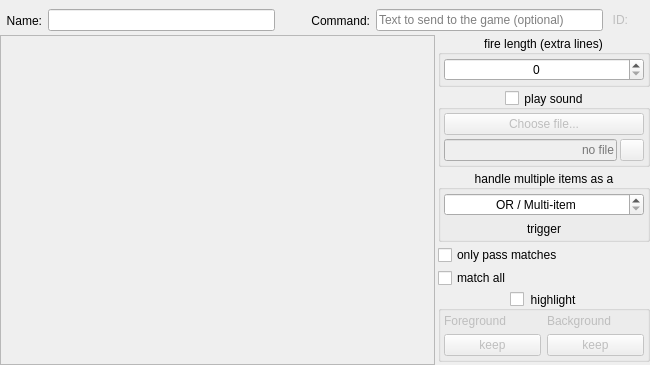
<?xml version="1.0" encoding="UTF-8"?>
<ui version="4.0">
 <class>trigger_main_area</class>
 <widget class="QWidget" name="trigger_main_area">
  <property name="geometry">
   <rect>
    <x>0</x>
    <y>0</y>
    <width>650</width>
    <height>240</height>
   </rect>
  </property>
  <property name="sizePolicy">
   <sizepolicy hsizetype="Preferred" vsizetype="Preferred">
    <horstretch>0</horstretch>
    <verstretch>0</verstretch>
   </sizepolicy>
  </property>
  <layout class="QGridLayout" name="gridLayout_triggers_main_area" rowstretch="0,1" columnstretch="1,0">
   <property name="leftMargin">
    <number>0</number>
   </property>
   <property name="topMargin">
    <number>0</number>
   </property>
   <property name="rightMargin">
    <number>0</number>
   </property>
   <property name="bottomMargin">
    <number>0</number>
   </property>
   <property name="spacing">
    <number>3</number>
   </property>
   <item row="0" column="0" colspan="2">
    <widget class="QWidget" name="widget_top" native="true">
     <property name="sizePolicy">
      <sizepolicy hsizetype="Expanding" vsizetype="Minimum">
       <horstretch>0</horstretch>
       <verstretch>0</verstretch>
      </sizepolicy>
     </property>
     <property name="autoFillBackground">
      <bool>true</bool>
     </property>
     <layout class="QHBoxLayout" name="horizontalLayout_widget_top" stretch="0,1,0,0,1,0">
      <property name="leftMargin">
       <number>6</number>
      </property>
      <property name="rightMargin">
       <number>6</number>
      </property>
      <property name="bottomMargin">
       <number>0</number>
      </property>
      <item>
       <widget class="QLabel" name="label_trigger_name">
        <property name="sizePolicy">
         <sizepolicy hsizetype="Minimum" vsizetype="Preferred">
          <horstretch>0</horstretch>
          <verstretch>0</verstretch>
         </sizepolicy>
        </property>
        <property name="text">
         <string>Name:</string>
        </property>
        <property name="alignment">
         <set>Qt::AlignRight|Qt::AlignTrailing|Qt::AlignVCenter</set>
        </property>
        <property name="buddy">
         <cstring>lineEdit_trigger_name</cstring>
        </property>
       </widget>
      </item>
      <item>
       <widget class="QLineEdit" name="lineEdit_trigger_name">
        <property name="toolTip">
         <string>&lt;p&gt;Choose a good, (ideally, though it need not be, unique) name for your trigger or trigger group. This will be displayed in the trigger tree.&lt;/p&gt;</string>
        </property>
       </widget>
      </item>
      <item>
       <widget class="QToolButton" name="toolButton_toggleExtraControls">
        <property name="toolTip">
         <string>&lt;p&gt;Use this control to show or hide the extra controls for the trigger; this can be used to allow more space to show the trigger &lt;i&gt;items&lt;/i&gt; on smaller screen.&lt;/p&gt;</string>
        </property>
        <property name="text">
         <string/>
        </property>
        <property name="icon">
         <iconset resource="../mudlet.qrc">
          <normaloff>:/icons/arrow-right_grey-16x.png</normaloff>
          <normalon>:/icons/arrow-down_grey-16x.png</normalon>
          <activeoff>:/icons/arrow-right-16x.png</activeoff>
          <activeon>:/icons/arrow-down-16x.png</activeon>:/icons/arrow-right_grey-16x.png</iconset>
        </property>
        <property name="checkable">
         <bool>true</bool>
        </property>
        <property name="checked">
         <bool>false</bool>
        </property>
        <property name="autoRaise">
         <bool>true</bool>
        </property>
       </widget>
      </item>
      <item>
       <widget class="QLabel" name="label_trigger_command">
        <property name="text">
         <string>Command:</string>
        </property>
        <property name="alignment">
         <set>Qt::AlignRight|Qt::AlignTrailing|Qt::AlignVCenter</set>
        </property>
        <property name="buddy">
         <cstring>lineEdit_trigger_command</cstring>
        </property>
       </widget>
      </item>
      <item>
       <widget class="QLineEdit" name="lineEdit_trigger_command">
        <property name="toolTip">
         <string>&lt;p&gt;Enter one or more commands to use if the given command matches the pattern. (Optional)&lt;/p&gt;&lt;p&gt;This could be another alias or a command to send directly to the game. For complex commands that require modification of variables within this profile, use a Lua script in the editor area below instead. It's possible to use both this field and a Lua script - the contents of this field will be used before running the script.&lt;/p&gt;</string>
        </property>
        <property name="placeholderText">
         <string>Text to send to the game (optional)</string>
        </property>
       </widget>
      </item>
      <item>
       <widget class="QFrame" name="frameId">
        <property name="frameShape">
         <enum>QFrame::NoFrame</enum>
        </property>
        <layout class="QHBoxLayout" name="horizontalLayout_frameId">
         <property name="leftMargin">
          <number>3</number>
         </property>
         <property name="topMargin">
          <number>0</number>
         </property>
         <property name="rightMargin">
          <number>3</number>
         </property>
         <property name="bottomMargin">
          <number>0</number>
         </property>
         <item alignment="Qt::AlignVCenter">
          <widget class="QLabel" name="label_idLabel">
           <property name="enabled">
            <bool>false</bool>
           </property>
           <property name="text">
            <string>ID:</string>
           </property>
           <property name="alignment">
            <set>Qt::AlignRight|Qt::AlignTrailing|Qt::AlignVCenter</set>
           </property>
           <property name="textInteractionFlags">
            <set>Qt::NoTextInteraction</set>
           </property>
          </widget>
         </item>
         <item alignment="Qt::AlignVCenter">
          <widget class="QLabel" name="label_idNumber">
           <property name="enabled">
            <bool>false</bool>
           </property>
           <property name="text">
            <string/>
           </property>
           <property name="textInteractionFlags">
            <set>Qt::TextSelectableByMouse</set>
           </property>
          </widget>
         </item>
        </layout>
       </widget>
      </item>
     </layout>
    </widget>
   </item>
   <item row="1" column="0">
    <widget class="QWidget" name="widget_left" native="true">
     <layout class="QVBoxLayout" name="verticalLayout_left" stretch="1">
      <property name="spacing">
       <number>3</number>
      </property>
      <property name="leftMargin">
       <number>0</number>
      </property>
      <property name="topMargin">
       <number>0</number>
      </property>
      <property name="rightMargin">
       <number>0</number>
      </property>
      <property name="bottomMargin">
       <number>0</number>
      </property>
      <item>
       <widget class="QScrollArea" name="scrollArea">
        <property name="sizePolicy">
         <sizepolicy hsizetype="Expanding" vsizetype="Minimum">
          <horstretch>0</horstretch>
          <verstretch>0</verstretch>
         </sizepolicy>
        </property>
        <property name="toolTip">
         <string>&lt;p&gt;Match all occurrences of the pattern in the line.&lt;/p&gt;</string>
        </property>
        <property name="widgetResizable">
         <bool>true</bool>
        </property>
        <property name="alignment">
         <set>Qt::AlignCenter</set>
        </property>
       </widget>
      </item>
     </layout>
    </widget>
   </item>
   <item row="1" column="1">
    <widget class="QWidget" name="widget_right" native="true">
     <property name="sizePolicy">
      <sizepolicy hsizetype="Fixed" vsizetype="Minimum">
       <horstretch>0</horstretch>
       <verstretch>0</verstretch>
      </sizepolicy>
     </property>
     <property name="autoFillBackground">
      <bool>true</bool>
     </property>
     <layout class="QVBoxLayout" name="verticalLayout_widget_right" stretch="0,0,0,0,0,0,0">
      <property name="spacing">
       <number>3</number>
      </property>
      <property name="leftMargin">
       <number>0</number>
      </property>
      <property name="topMargin">
       <number>0</number>
      </property>
      <property name="rightMargin">
       <number>0</number>
      </property>
      <property name="bottomMargin">
       <number>0</number>
      </property>
      <item alignment="Qt::AlignTop">
       <widget class="QGroupBox" name="groupBox_stayOpen">
        <property name="toolTip">
         <string>&lt;p&gt;Keep firing the script for this many more lines, after the trigger or chain has matched.&lt;/p&gt;</string>
        </property>
        <property name="autoFillBackground">
         <bool>true</bool>
        </property>
        <property name="title">
         <string>fire length (extra lines)</string>
        </property>
        <property name="alignment">
         <set>Qt::AlignCenter</set>
        </property>
        <property name="checkable">
         <bool>false</bool>
        </property>
        <property name="checked">
         <bool>false</bool>
        </property>
        <layout class="QHBoxLayout" name="horizontalLayout_groupBox_stayOpen" stretch="1">
         <property name="spacing">
          <number>3</number>
         </property>
         <property name="leftMargin">
          <number>3</number>
         </property>
         <property name="topMargin">
          <number>3</number>
         </property>
         <property name="rightMargin">
          <number>3</number>
         </property>
         <property name="bottomMargin">
          <number>3</number>
         </property>
         <item alignment="Qt::AlignTop">
          <widget class="QSpinBox" name="spinBox_stayOpen">
           <property name="sizePolicy">
            <sizepolicy hsizetype="Preferred" vsizetype="Minimum">
             <horstretch>0</horstretch>
             <verstretch>0</verstretch>
            </sizepolicy>
           </property>
           <property name="minimumSize">
            <size>
             <width>0</width>
             <height>21</height>
            </size>
           </property>
           <property name="toolTip">
            <string>&lt;p&gt;How many more lines, after the one that fired the trigger, should be passed to the trigger's children?&lt;/p&gt;</string>
           </property>
           <property name="alignment">
            <set>Qt::AlignCenter</set>
           </property>
           <property name="maximum">
            <number>999</number>
           </property>
          </widget>
         </item>
        </layout>
       </widget>
      </item>
      <item>
       <widget class="QGroupBox" name="groupBox_soundTrigger">
        <property name="toolTip">
         <string>&lt;p&gt;Play a sound file if the trigger fires.&lt;/p&gt;</string>
        </property>
        <property name="title">
         <string>play sound</string>
        </property>
        <property name="alignment">
         <set>Qt::AlignCenter</set>
        </property>
        <property name="checkable">
         <bool>true</bool>
        </property>
        <property name="checked">
         <bool>false</bool>
        </property>
        <layout class="QGridLayout" name="gridLayout_groupBox_soundTrigger" rowstretch="1,1" columnstretch="1,1">
         <property name="leftMargin">
          <number>3</number>
         </property>
         <property name="topMargin">
          <number>3</number>
         </property>
         <property name="rightMargin">
          <number>3</number>
         </property>
         <property name="bottomMargin">
          <number>3</number>
         </property>
         <property name="spacing">
          <number>3</number>
         </property>
         <item row="0" column="0" colspan="2" alignment="Qt::AlignVCenter">
          <widget class="QPushButton" name="pushButtonSound">
           <property name="toolTip">
            <string comment="This is the button used to select a sound file to be played when a trigger fires." extracomment="Please ensure the text used here is duplicated within the tooltip for the QLineEdit that displays the file name selected.">&lt;p&gt;Use this to open a file selection dialogue to find a sound file to play when the trigger fires.&lt;/p&gt;
&lt;p&gt;&lt;i&gt;Cancelling from the file dialogue will not make any changes; to clear the file use the clear button to the right of the file name display.&lt;/i&gt;&lt;/p&gt;</string>
           </property>
           <property name="text">
            <string>Choose file...</string>
           </property>
          </widget>
         </item>
         <item row="1" column="0">
          <widget class="QLineEdit" name="lineEdit_soundFile">
           <property name="enabled">
            <bool>false</bool>
           </property>
           <property name="cursor">
            <cursorShape>ForbiddenCursor</cursorShape>
           </property>
           <property name="focusPolicy">
            <enum>Qt::NoFocus</enum>
           </property>
           <property name="toolTip">
            <string comment="This is the tooltip for the QLineEdit that shows - but does not permit changing - the sound file used for a trigger.">&lt;p&gt;Sound file to play when the trigger fires.&lt;/p&gt;</string>
           </property>
           <property name="alignment">
            <set>Qt::AlignRight|Qt::AlignTrailing|Qt::AlignVCenter</set>
           </property>
           <property name="readOnly">
            <bool>true</bool>
           </property>
           <property name="placeholderText">
            <string>no file</string>
           </property>
          </widget>
         </item>
         <item row="1" column="1">
          <widget class="QToolButton" name="toolButton_clearSoundFile">
           <property name="minimumSize">
            <size>
             <width>22</width>
             <height>22</height>
            </size>
           </property>
           <property name="toolTip">
            <string>&lt;p&gt;Click to remove the sound file set for this trigger.&lt;/p&gt;</string>
           </property>
           <property name="icon">
            <iconset resource="../mudlet.qrc">
             <normaloff>:/icons/edit-clear-locationbar-rtl-green.png</normaloff>:/icons/edit-clear-locationbar-rtl-green.png</iconset>
           </property>
          </widget>
         </item>
        </layout>
       </widget>
      </item>
      <item>
       <widget class="QGroupBox" name="groupBox_multiLineTrigger">
        <property name="toolTip">
         <string>&lt;p&gt;If set to any value but the first the trigger will only fire if &lt;u&gt;all&lt;/u&gt; conditions on the list have been met within the specified line delta, and captures will be saved in &lt;tt&gt;multimatches&lt;/tt&gt; instead of &lt;tt&gt;matches&lt;/tt&gt;.&lt;/p&gt;&lt;p&gt;If set to the first value the trigger will fire if &lt;u&gt;any&lt;/u&gt; condition on the list have been met.&lt;/p&gt;</string>
        </property>
        <property name="autoFillBackground">
         <bool>true</bool>
        </property>
        <property name="title">
         <string extracomment="This text preceeds (is above) the content of the spinBox_lineMargin which also contain text with the text in the label_multiLineTrigger suffixed on the end (underneath).">handle multiple items as a</string>
        </property>
        <property name="alignment">
         <set>Qt::AlignCenter</set>
        </property>
        <property name="checkable">
         <bool>false</bool>
        </property>
        <property name="checked">
         <bool>false</bool>
        </property>
        <layout class="QVBoxLayout" name="verticalLayout" stretch="0,0">
         <property name="leftMargin">
          <number>3</number>
         </property>
         <property name="topMargin">
          <number>3</number>
         </property>
         <property name="rightMargin">
          <number>3</number>
         </property>
         <property name="bottomMargin">
          <number>3</number>
         </property>
         <item>
          <widget class="QSpinBox" name="spinBox_lineMargin">
           <property name="toolTip">
            <string>&lt;p&gt;&lt;b&gt;Multi-line Trigger Range&lt;/b&gt;&lt;/p&gt;&lt;p&gt;Specifies within how many consecutive lines all trigger patterns must match.&lt;/p&gt;&lt;p&gt;&lt;b&gt;Example:&lt;/b&gt; If set to 3 and pattern 1 matches on line 100, pattern 2 must match somewhere between lines 100-103 for the trigger to fire.&lt;/p&gt;</string>
           </property>
           <property name="alignment">
            <set>Qt::AlignCenter</set>
           </property>
           <property name="specialValueText">
            <string extracomment="This text represents what is shown in the spinBox_lineMargin control when it is at it minimum value and replaces the normal value and the normal prefix and suffix that would otherwise surround it before this or those elements are inserted in the middle of the groupBox_multiLineTrigger and the label_multiLineTrigger text.">OR / Multi-item</string>
           </property>
           <property name="suffix">
            <string extracomment="This text is appended after the numeric value shown in the spin box (so that it and the prefix text is &quot;wrapped&quot; around it), except when the control is set to the special first value when all of them are replaced by that text."> lines)</string>
           </property>
           <property name="prefix">
            <string extracomment="This text is prepended before the numeric value shown in the spin box (so that it and the suffix text is &quot;wrapped&quot; around it), except when the control is set to the special first value when all of them are replaced by that text. For locales using spaces between words ensure a space is left at the end to separate the text from the number that is shown from the control after it.">AND / Multi-line (within: </string>
           </property>
           <property name="minimum">
            <number>-1</number>
           </property>
           <property name="value">
            <number>-1</number>
           </property>
          </widget>
         </item>
         <item>
          <widget class="QLabel" name="label_multLineTrigger">
           <property name="text">
            <string extracomment="This text follows (is beneath) the content of the spinBox_lineMargin which also contain text with the groupBox_multiLineTrigger prefixed at the beginning (above).">trigger</string>
           </property>
           <property name="alignment">
            <set>Qt::AlignCenter</set>
           </property>
          </widget>
         </item>
        </layout>
       </widget>
      </item>
      <item>
       <widget class="QCheckBox" name="checkBox_filterTrigger">
        <property name="toolTip">
         <string>&lt;p&gt;Do not pass whole line to children.&lt;/p&gt;</string>
        </property>
        <property name="text">
         <string>only pass matches</string>
        </property>
       </widget>
      </item>
      <item>
       <widget class="QCheckBox" name="checkBox_perlSlashGOption">
        <property name="text">
         <string>match all</string>
        </property>
       </widget>
      </item>
      <item alignment="Qt::AlignTop">
       <widget class="QGroupBox" name="groupBox_triggerColorizer">
        <property name="toolTip">
         <string>&lt;p&gt;Enable this to highlight the matching text by changing the fore and background colors to the ones selected here.&lt;/p&gt;</string>
        </property>
        <property name="autoFillBackground">
         <bool>true</bool>
        </property>
        <property name="title">
         <string>highlight</string>
        </property>
        <property name="alignment">
         <set>Qt::AlignCenter</set>
        </property>
        <property name="checkable">
         <bool>true</bool>
        </property>
        <property name="checked">
         <bool>false</bool>
        </property>
        <layout class="QGridLayout" name="gridLayout">
         <property name="leftMargin">
          <number>3</number>
         </property>
         <property name="topMargin">
          <number>3</number>
         </property>
         <property name="rightMargin">
          <number>3</number>
         </property>
         <property name="bottomMargin">
          <number>3</number>
         </property>
         <item row="0" column="0">
          <widget class="QLabel" name="label_foregroundColor">
           <property name="text">
            <string>Foreground</string>
           </property>
           <property name="buddy">
            <cstring>pushButtonFgColor</cstring>
           </property>
          </widget>
         </item>
         <item row="1" column="1">
          <widget class="QPushButton" name="pushButtonBgColor">
           <property name="sizePolicy">
            <sizepolicy hsizetype="Expanding" vsizetype="Expanding">
             <horstretch>0</horstretch>
             <verstretch>0</verstretch>
            </sizepolicy>
           </property>
           <property name="text">
            <string comment="Keep the existing colour on matches to highlight. Use shortest word possible so it fits on the button">keep</string>
           </property>
          </widget>
         </item>
         <item row="0" column="1">
          <widget class="QLabel" name="label_backgroundColor">
           <property name="text">
            <string>Background</string>
           </property>
           <property name="buddy">
            <cstring>pushButtonBgColor</cstring>
           </property>
          </widget>
         </item>
         <item row="1" column="0">
          <widget class="QPushButton" name="pushButtonFgColor">
           <property name="sizePolicy">
            <sizepolicy hsizetype="Expanding" vsizetype="Expanding">
             <horstretch>0</horstretch>
             <verstretch>0</verstretch>
            </sizepolicy>
           </property>
           <property name="text">
            <string comment="Keep the existing colour on matches to highlight. Use shortest word possible so it fits on the button">keep</string>
           </property>
          </widget>
         </item>
        </layout>
       </widget>
      </item>
      <item>
       <widget class="QWidget" name="widget_verticalSpacer_right" native="true">
        <layout class="QVBoxLayout" name="verticalLayout_widget_verticalSpacer_right">
         <property name="spacing">
          <number>0</number>
         </property>
         <property name="leftMargin">
          <number>0</number>
         </property>
         <property name="topMargin">
          <number>0</number>
         </property>
         <property name="rightMargin">
          <number>0</number>
         </property>
         <property name="bottomMargin">
          <number>0</number>
         </property>
         <item>
          <spacer name="verticalSpacer_middleRight">
           <property name="orientation">
            <enum>Qt::Vertical</enum>
           </property>
           <property name="sizeHint" stdset="0">
            <size>
             <width>20</width>
             <height>0</height>
            </size>
           </property>
          </spacer>
         </item>
        </layout>
       </widget>
      </item>
     </layout>
    </widget>
   </item>
  </layout>
 </widget>
 <resources>
  <include location="../mudlet.qrc"/>
 </resources>
 <connections/>
</ui>
